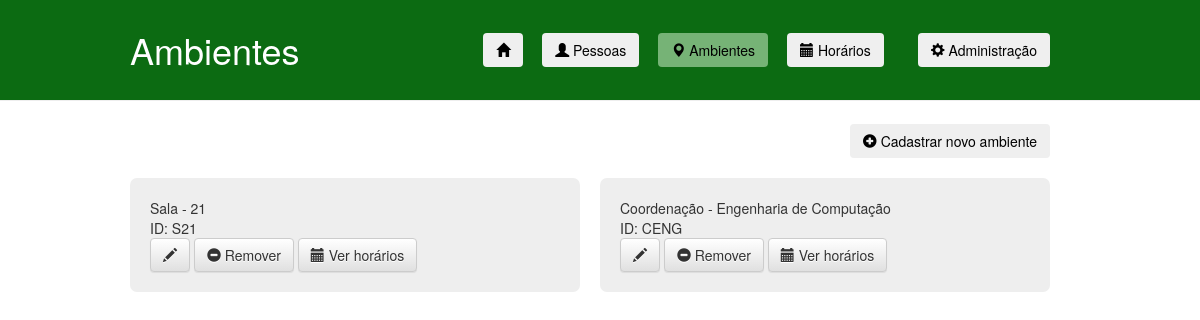
The app's page /ambients.html, older data.
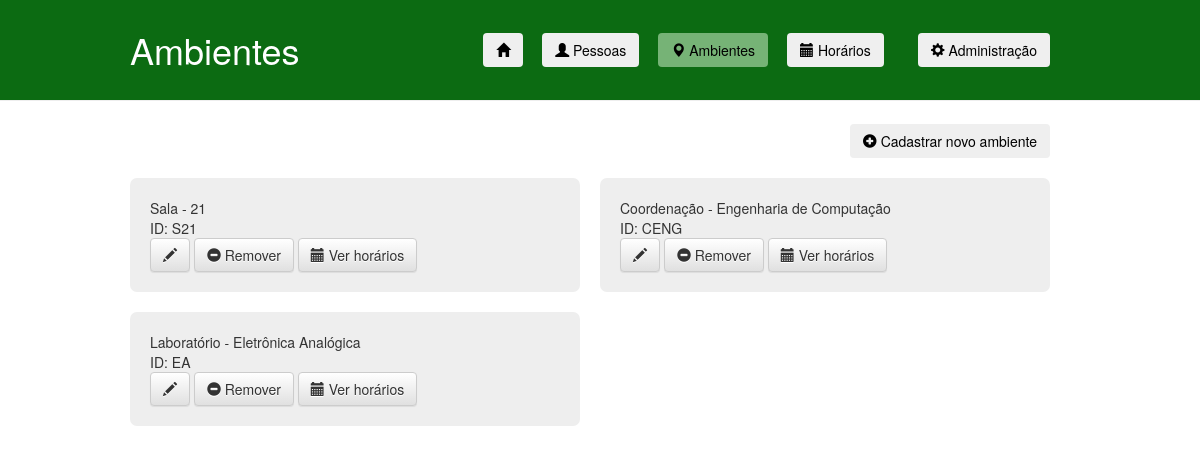
The same page, newer data.
### ifaccapp/models.py (models this page shows, shortened)
class Ambient(models.Model):
    COORDENACAO = "Coordenação"
    SALA = "Sala"
    LABORATORIO = "Laboratório"
    TYPE_CHOICES = (
        (COORDENACAO, 'Coordenação'),
        (SALA, 'Sala'),
        (LABORATORIO, 'Laboratório'),
    )
    type = models.TextField(null=True, max_length=50, choices=TYPE_CHOICES, verbose_name="Tipo de ambiente")
    name = models.TextField(null=True, max_length=100, verbose_name="Nome")
    ID = models.TextField(primary_key=True, max_length=50)
    IP = models.TextField(null=True, max_length=15, verbose_name="IP")
    mask = models.TextField(null=True, max_length=15, verbose_name="Máscara")

### ifaccapp/views.py (the view)
# urls.py: path('ambients.html', views.ambients, name='ambients'),
def ambients(request):
    ambients = Ambient.objects.all()
    return render(request, 'ifaccapp/ambients.html', {'ambients': ambients})

### ifaccapp/templates/ifaccapp/ambients.html (shortened to what this page needs)
<!DOCTYPE html>
{% load static %}
<html lang="pt-br">
    <head>
        <link rel="stylesheet" href="//maxcdn.bootstrapcdn.com/bootstrap/3.2.0/css/bootstrap.min.css">
        <link rel="stylesheet" href="//maxcdn.bootstrapcdn.com/bootstrap/3.2.0/css/bootstrap-theme.min.css">
        <link rel="stylesheet" href="{% static 'css/ifaccapp.css' %}">
    </head>
    <body>
        <div class="page-header">
            <div class="linha">
                <header>
                    <div class="coluna col3">
                        <h1 class="logo">Ambientes</h1>
                    </div>
                    <div class="coluna col9">
                        <nav>
                            <ul class="menu inline sem-marcador" style="width: 700px">
                                <li>
                                    <a href="{% url 'home' %}"><button type="button" class="btn"><span class="glyphicon glyphicon-home"></span></button></a>
                                </li>
                                <li>
                                    <a href="{% url 'people' %}"><button type="button" class="btn"><span class="glyphicon glyphicon-user"></span> Pessoas</button></a>
                                </li>
                                <li>
                                    <a href="{% url 'ambients' %}"><button type="button" class="btn btn-selected"><span class="glyphicon glyphicon-map-marker"></span> Ambientes</button></a>
                                </li>
                                <li>
                                    <a href="{% url 'schedules' %}"><button type="button" class="btn"><span class="glyphicon glyphicon-calendar"></span> Horários</button></a>
                                </li>
                                <li>
                                    <a href="{% url 'administration' %}"><button type="button" class="btn"><span class="glyphicon glyphicon-cog"></span> Administração</button></a>
                                </li>
                            </ul>
                        </nav>
                    </div>
                </header>
            </div>
        </div>
        <div class="content-ambients">
            <div class="linha-top-menu">
                <header>
                    <ul class="menu top-inline sem-marcador">
                        <li>
                            <a href="{% url 'register_ambient' %}"><button type="button" class="btn"><span class="glyphicon glyphicon-plus-sign"></span> Cadastrar novo ambiente</button></a>
                        </li>
                    </ul>
                </header>
            </div>
            <div class="linha">
                <header>
                    <div class="coluna col12">
                        <div class="classroms-grid-container" style="grid-template-columns: 450px 450px; grid-gap: 20px">
                            {% for ambient in ambients %}
                                <div>
                                    {{ ambient.type }} -
                                    {{ ambient.name }} <br/>
                                    ID: {{ ambient.ID }} <br/>
                                    <a class="btn btn-default" href="{% url 'edit_ambient' pk=ambient.pk %}"><span class="glyphicon glyphicon-pencil"></span></a>
                                    <a class="btn btn-default" href="{% url 'remove_ambient' pk=ambient.pk %}"><span class="glyphicon glyphicon-minus-sign"></span> Remover</a>
                                    <a class="btn btn-default" href="{% url 'view_specific_schedules' pk=ambient.pk %}"><span class="glyphicon glyphicon-calendar"></span> Ver horários</a>
                                </div>
                            {% endfor %}
                        </div>
                    </div>
                </header>
            </div>
        </div>
    </body>
</html>

Row changes from the older to the newer data that the page shows:
added Ambient: type "Laboratório", name "Eletrônica Analógica", ID "EA"
